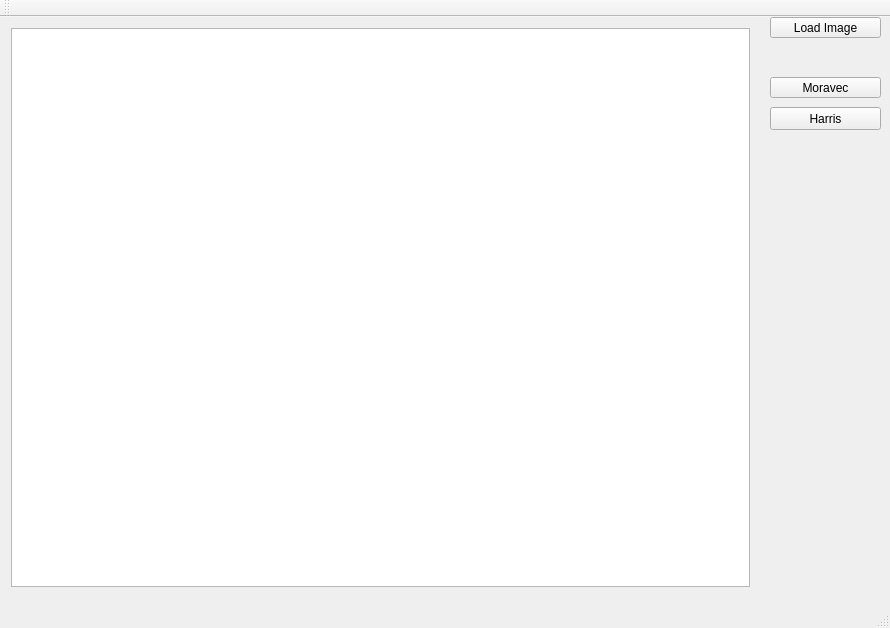
<?xml version="1.0" encoding="UTF-8"?>
<ui version="4.0">
 <class>MainWindow</class>
 <widget class="QMainWindow" name="MainWindow">
  <property name="geometry">
   <rect>
    <x>0</x>
    <y>0</y>
    <width>890</width>
    <height>628</height>
   </rect>
  </property>
  <property name="windowTitle">
   <string>MainWindow</string>
  </property>
  <widget class="QWidget" name="centralWidget">
   <widget class="QPushButton" name="pushButton">
    <property name="geometry">
     <rect>
      <x>770</x>
      <y>0</y>
      <width>111</width>
      <height>21</height>
     </rect>
    </property>
    <property name="text">
     <string>Load Image</string>
    </property>
   </widget>
   <widget class="QWidget" name="gridLayoutWidget">
    <property name="geometry">
     <rect>
      <x>0</x>
      <y>0</y>
      <width>761</width>
      <height>581</height>
     </rect>
    </property>
    <layout class="QGridLayout" name="gridLayout">
     <item row="0" column="0">
      <widget class="QGraphicsView" name="graphicsView"/>
     </item>
    </layout>
   </widget>
   <widget class="QPushButton" name="pushButton_3">
    <property name="geometry">
     <rect>
      <x>770</x>
      <y>60</y>
      <width>111</width>
      <height>21</height>
     </rect>
    </property>
    <property name="text">
     <string>Moravec</string>
    </property>
   </widget>
   <widget class="QPushButton" name="pushButton_4">
    <property name="geometry">
     <rect>
      <x>770</x>
      <y>90</y>
      <width>111</width>
      <height>23</height>
     </rect>
    </property>
    <property name="text">
     <string>Harris</string>
    </property>
   </widget>
  </widget>
  <widget class="QMenuBar" name="menuBar">
   <property name="geometry">
    <rect>
     <x>0</x>
     <y>0</y>
     <width>890</width>
     <height>21</height>
    </rect>
   </property>
  </widget>
  <widget class="QToolBar" name="mainToolBar">
   <attribute name="toolBarArea">
    <enum>TopToolBarArea</enum>
   </attribute>
   <attribute name="toolBarBreak">
    <bool>false</bool>
   </attribute>
  </widget>
  <widget class="QStatusBar" name="statusBar"/>
 </widget>
 <layoutdefault spacing="6" margin="11"/>
 <resources/>
 <connections/>
</ui>
